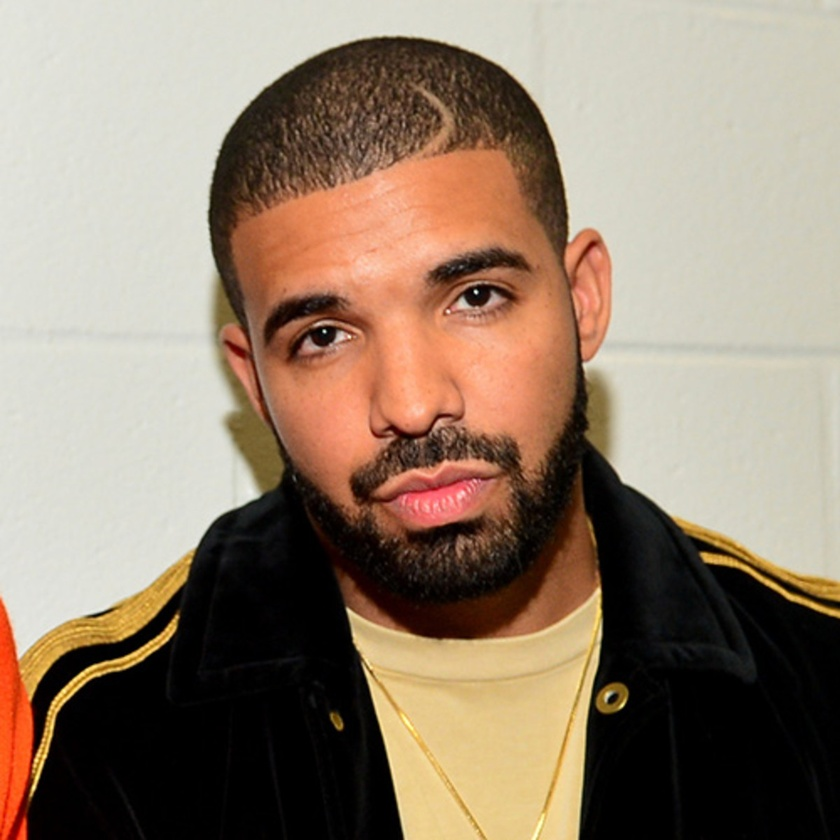
%> input picture project1/hybrid/drake.jpg, 840 x 840 px, shrunk from 1200 x 1200 before the run
$ octave test.m   (GNU Octave 9; MATLAB toolbox functions it lacks are replaced by stand-ins)
%> lines starting %> are read from the running program, lines starting %| are printed output that depends on the picture
%import picture
im1 = im2single(imread('./drake.jpg'));
im1 = rgb2gray(im1); % convert to grayscale
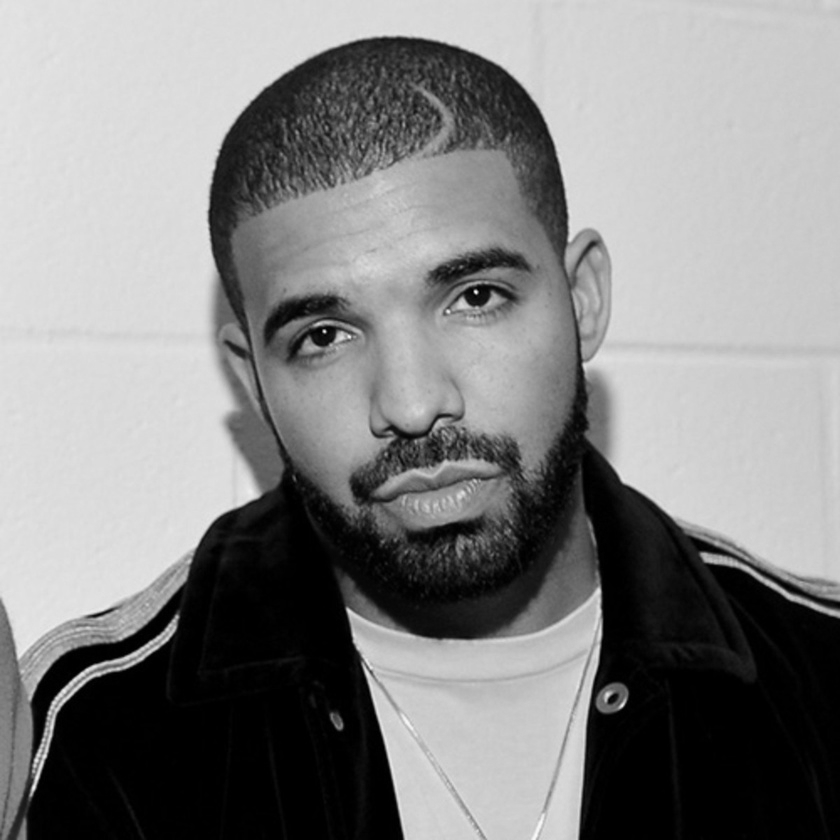
%> im1: size 840x840 single; min 0, max 0.977, mean 0.521


%apply low pass filter
cutoff_high = (1/200);
sigma2 = 1/(2*pi*(cutoff_high))
h2 = fspecial('gaussian', 6*round(sigma2)+1, sigma2)
im2f = im1 - filter2(h2, im1)
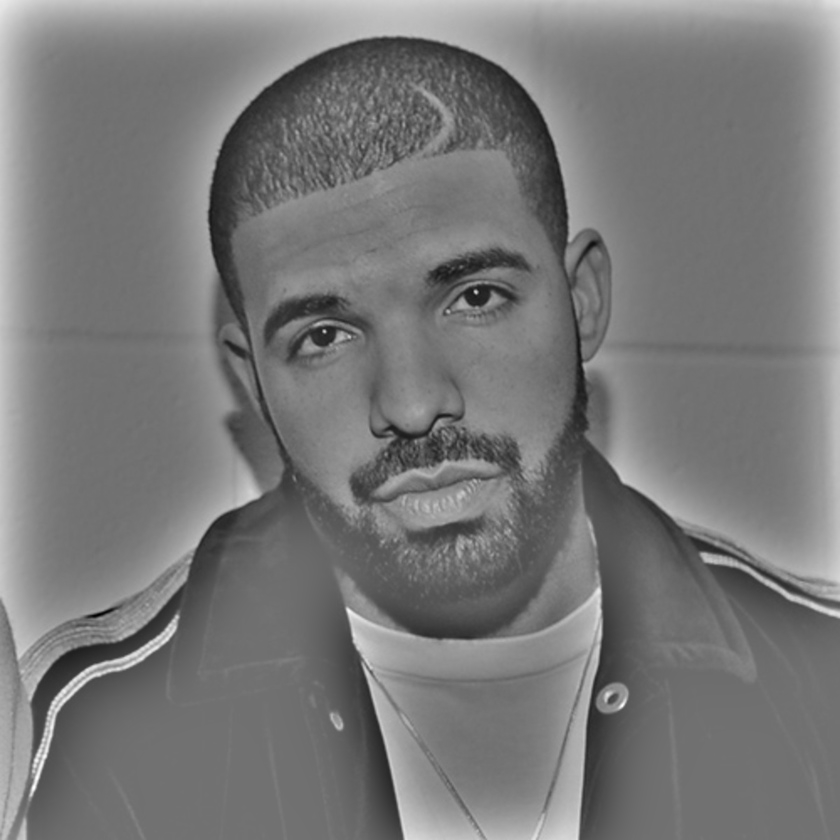
%> im2f: size 840x840 single; min -0.603, max 0.75, mean 0.0347; drawn with min black and max white


imagesc(im2f), axis off, colormap gray


%figure(1), hold off, imagesc(im2f), axis image, colormap gray

$ run again, with project1/hybrid/DerekPicture.jpg copied over project1/hybrid/drake.jpg
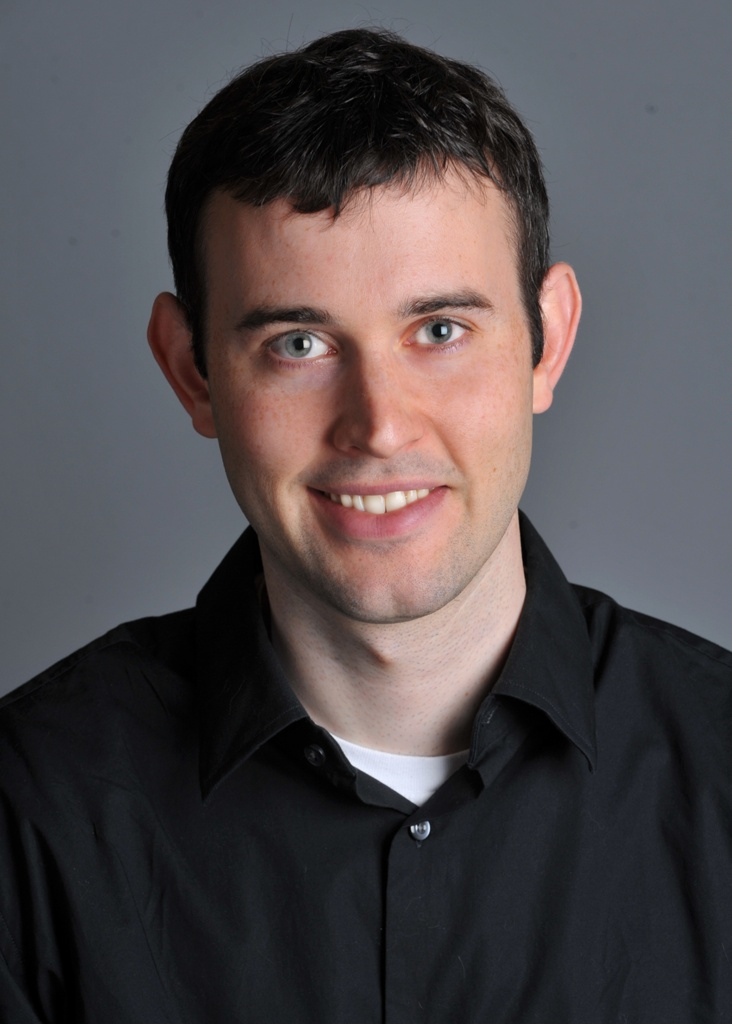
%> input picture project1/hybrid/DerekPicture.jpg, 732 x 1024 px
%> `im1 = rgb2gray(im1);`:
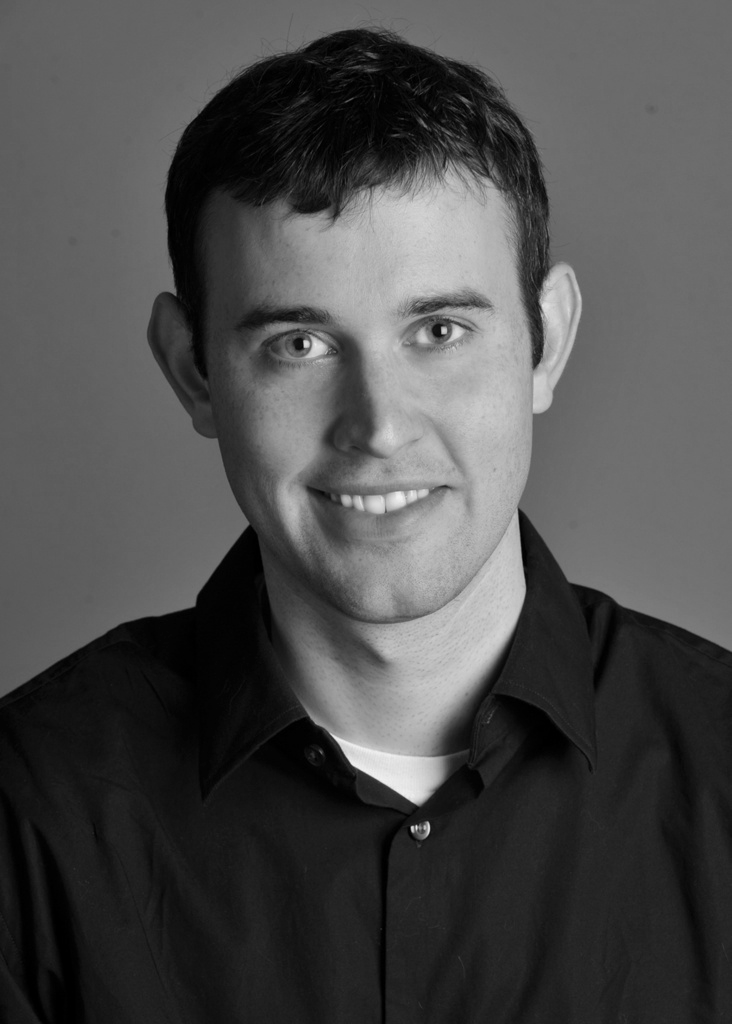
%> im1: size 1024x732 single; min 0, max 0.954, mean 0.3
%> `im2f = im1 - filter2(h2, im1)`:
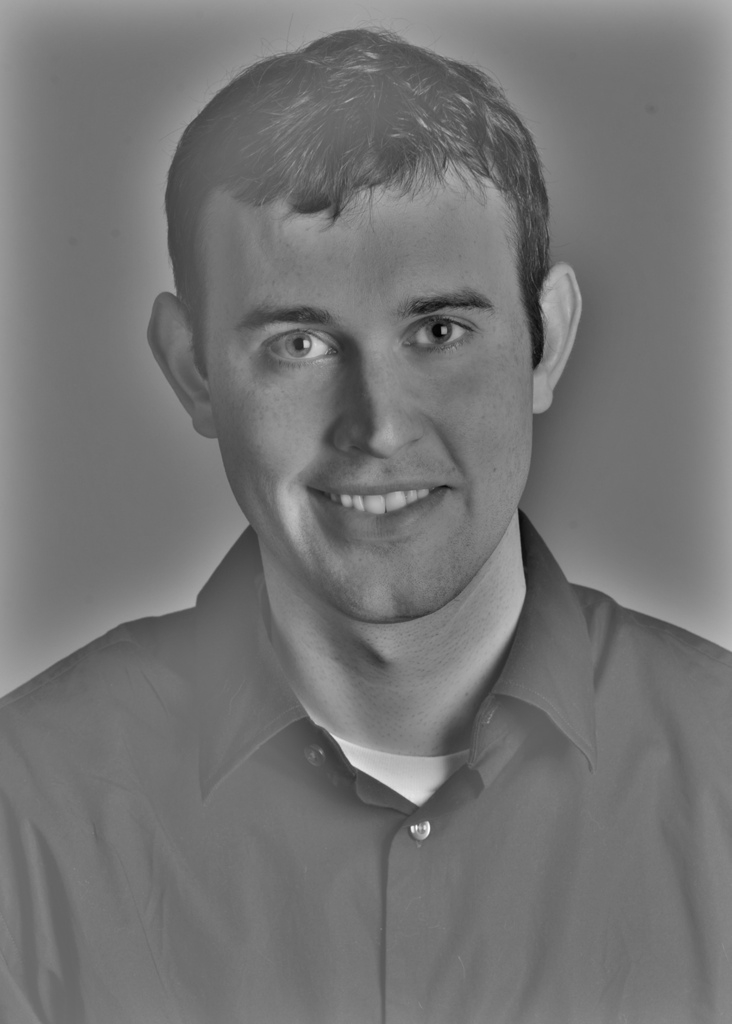
%> im2f: size 1024x732 single; min -0.55, max 0.69, mean 0.0159; drawn with min black and max white

$ run again, with project1/hybrid/alpaca.jpg copied over project1/hybrid/drake.jpg
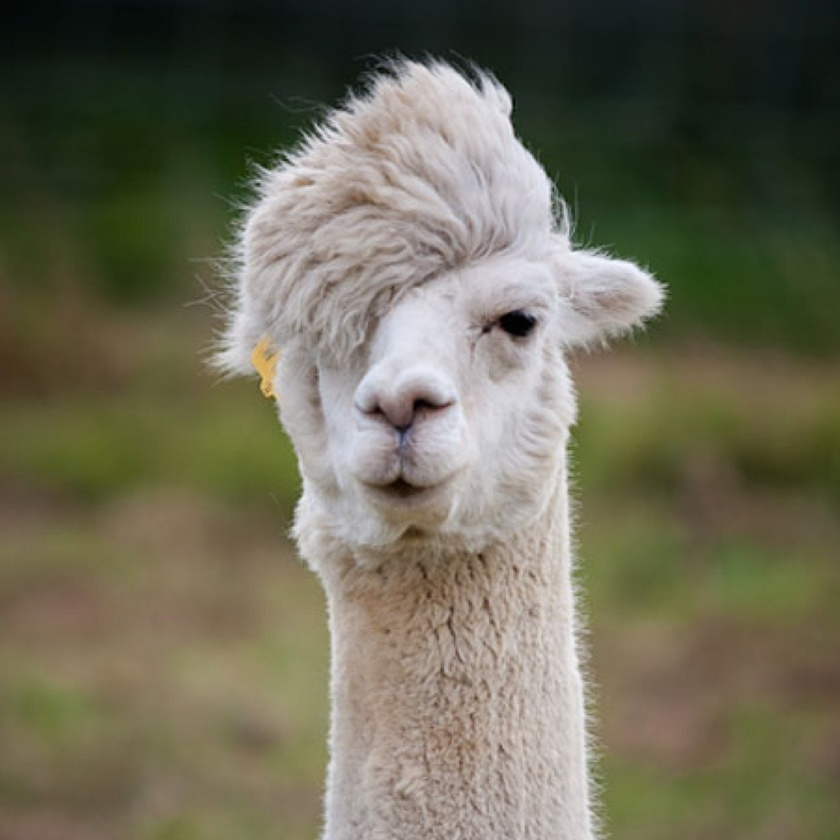
%> input picture project1/hybrid/alpaca.jpg, 840 x 840 px, shrunk from 1252 x 1252 before the run
%> `im1 = rgb2gray(im1);`:
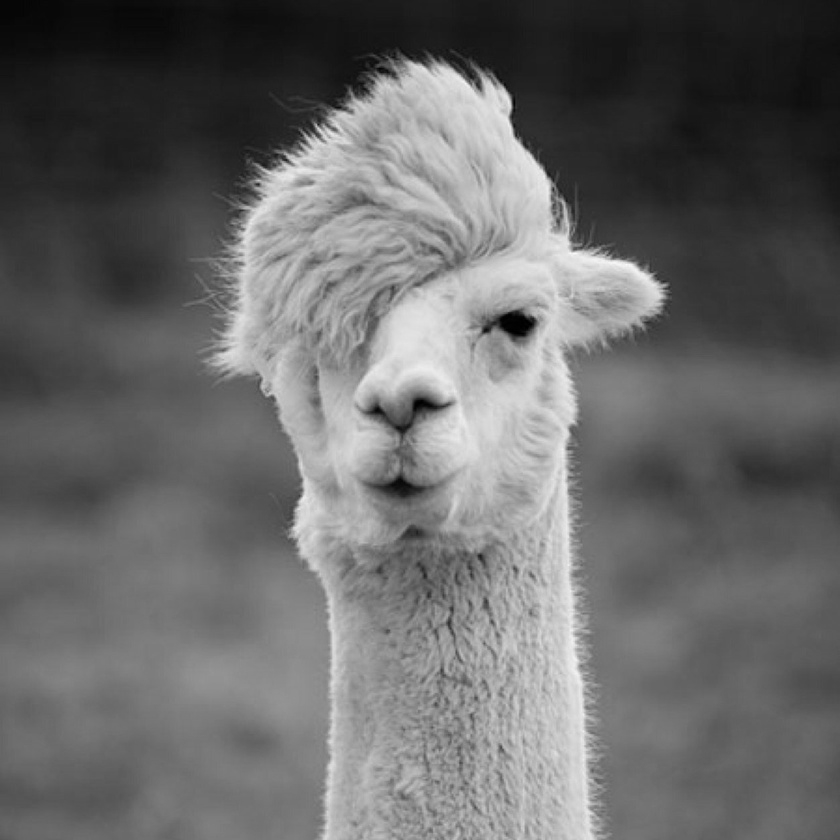
%> im1: size 840x840 single; min 0, max 0.981, mean 0.413
%> `im2f = im1 - filter2(h2, im1)`:
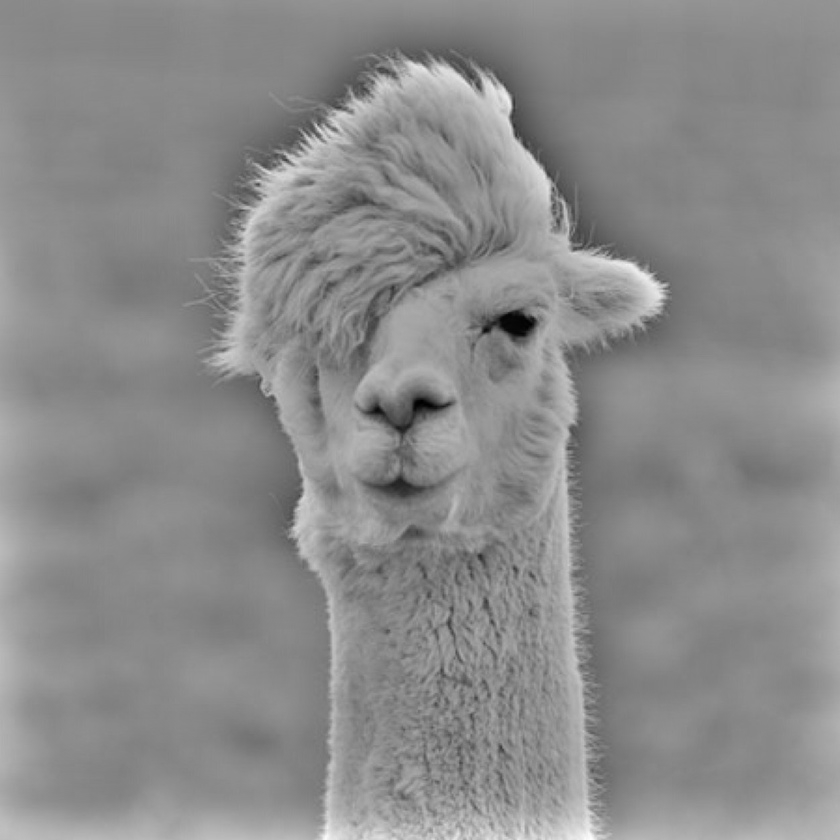
%> im2f: size 840x840 single; min -0.637, max 0.562, mean 0.0168; drawn with min black and max white

$ run again, with project1/hybrid/atyab.jpg copied over project1/hybrid/drake.jpg
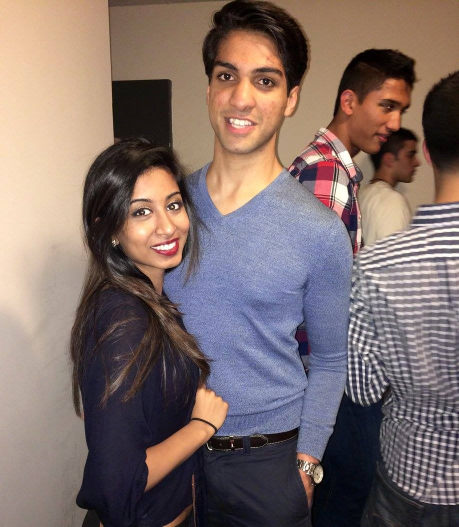
%> input picture project1/hybrid/atyab.jpg, 918 x 1054 px (shown at 1/2 size)
%> `im1 = rgb2gray(im1);`:
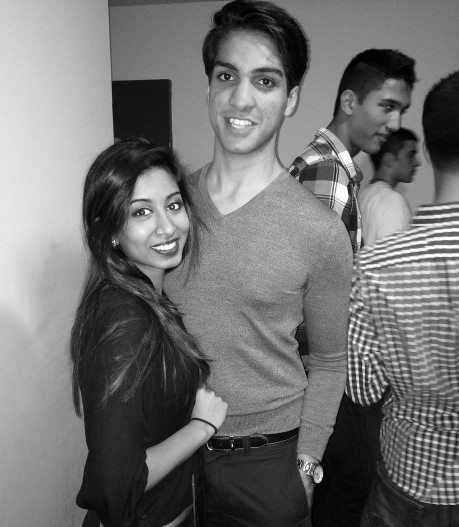
%> im1: size 1054x918 single (shown at 1/2 size); min 0, max 1, mean 0.45
%> `im2f = im1 - filter2(h2, im1)`:
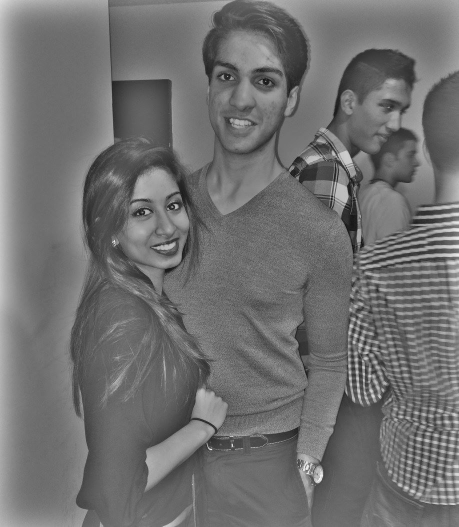
%> im2f: size 1054x918 single (shown at 1/2 size); min -0.57, max 0.776, mean 0.0236; drawn with min black and max white
